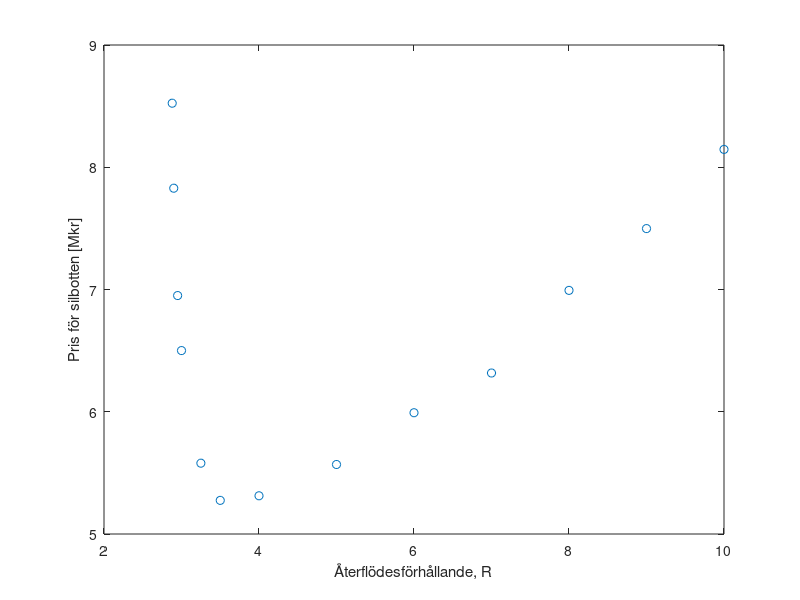

This figure's MATLAB source: (Note: this script raises an error after producing the figure.)
clc, clear

R=4:1:10;
R = [2.88 2.9 2.95 3 3.25 3.5 R];

pris = [8523910.6713 7828646.6877 6950518.7711 6500420.1572 5579330.0231 5275140.5591 5312674.1705 5568577.8544 5992008.4282 6316919.0313 6992824.3518 7498239.5291 8145917.1822];
scatter(R,pris*10^-6)
box on

xlabel('Återflödesförhållande, R')
ylabel('Pris för silbotten [Mkr]')

%% V2

R = 2.2:0.1:5;
pris = [9526991.1362 8922350.2033 8511341.3105 8310314.4601 8334598.6018 8353425.7151 8242021.3095 8247850.3365 8118869.2813 8243819.1798 8234072.2418 8355485.2474 8199374.2446 8315281.6542 8287732.0696 8400375.4837  8512465.2686 8624017.8121 8583748.179 8692224.2325 8800216.1549 8907737.1451 9014799.7926 8797974.676 8900138.4362 9001893.5343 9103250.1095 9204217.8735 9304806.1358];

reg = fit(R', pris'*1e-6, 'poly4', 'Robust', 'Bisquare');

scatter(R,pris*10^-6), hold on
plot(reg)
box on
xlabel('Återflödesförhållande, R')
ylabel('Pris för silbotten [Mkr]')